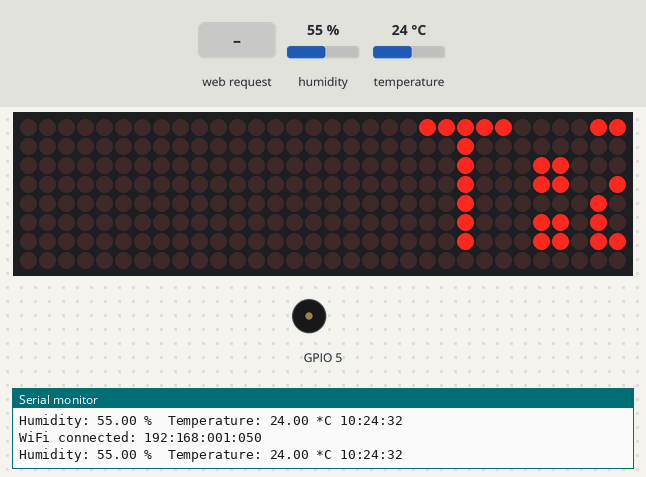
This sketch was run on a simulated ESP8266 (NodeMCU). On the bench: 32×8 LED matrix, buzzer (waves = sounding), the last lines printed to the serial monitor. The test bench sets the inputs (shaded band); at power-on: temperature 24 °C, humidity 55 %. WiFi joins after 1.5 s; servers stay silent unless stated; network time is answered at once with the bench clock; the local clock reads 2024-03-15 10:24:30 at power-on unless the sketch sets it; random numbers use the default seed unless the sketch sets one.

Above: at 2.7 s.
2.8 s: temperature set to 28 °C
4.8 s: temperature set to 31 °C
At 6.29 s:
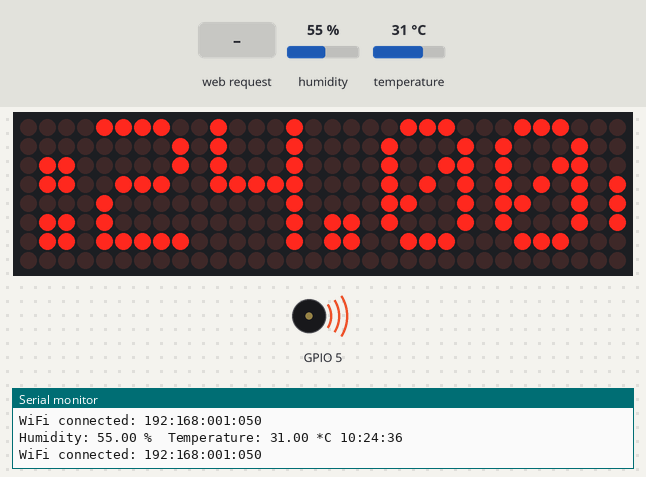
8.5 s: HTTP request GET /&MSG= received
At 13.36 s:
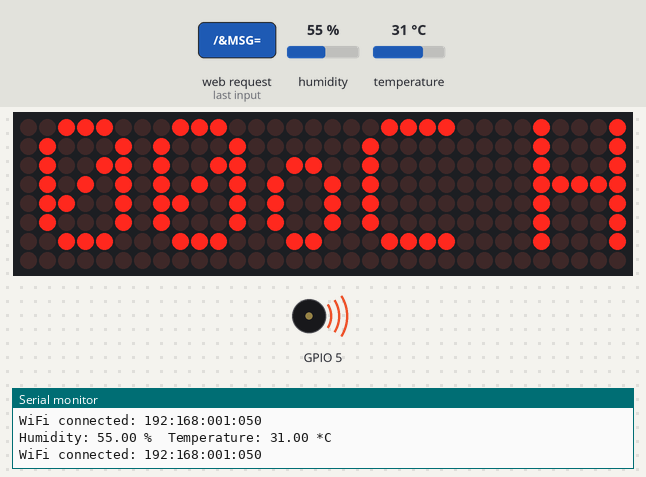
14.6 s: temperature set to 12 °C
At 15.12 s:
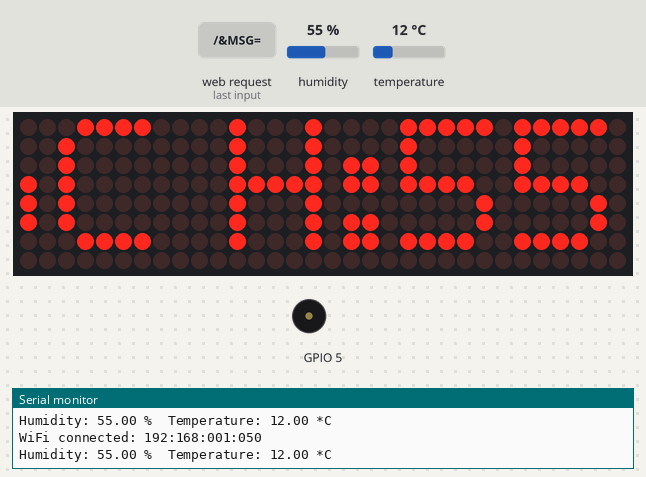
Timing chart, 0 to 17.6 s (numbered marks = the images above; inputs shaded):
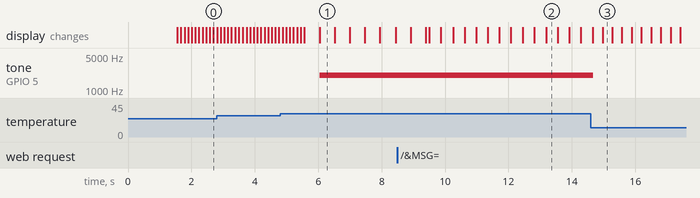

The sketch:

Maxtrix_Parola.ino
```cpp
#include <ESP8266WiFi.h>
#include <WiFiUdp.h>
#include <MD_Parola.h>
#include <MD_MAX72xx.h>
#include <SPI.h>
#include <NTPClient.h>

WiFiUDP u;
NTPClient n(u, "1.vn.pool.ntp.org", 7 * 3600);

#include "DHT.h"
#define DHTPIN 4

#define DHTTYPE DHT11   // DHT 11

DHT dht(DHTPIN, DHTTYPE);

float h;
float t;
char text;
String formatTime;

// Turn on debug statements to the serial output
#define  DEBUG  0

#if  DEBUG
#define PRINT(s, x) { Serial.print(F(s)); Serial.print(x); }
#define PRINTS(x) Serial.print(F(x))
#define PRINTX(x) Serial.println(x, HEX)
#else
#define PRINT(s, x)
#define PRINTS(x)
#define PRINTX(x)
#endif

// Define the number of devices we have in the chain and the hardware interface
// NOTE: These pin numbers are for ESO8266 hardware SPI and will probably not
// work with your hardware and may need to be adapted
#define HARDWARE_TYPE MD_MAX72XX::FC16_HW
#define MAX_DEVICES 4

#define CLK_PIN   14 // or SCK
#define DATA_PIN  13 // or MOSI
#define CS_PIN    12 // or SS

// HARDWARE SPI
MD_Parola P = MD_Parola(HARDWARE_TYPE, CS_PIN, MAX_DEVICES);
// SOFTWARE SPI
//MD_Parola P = MD_Parola(HARDWARE_TYPE, DATA_PIN, CLK_PIN, CS_PIN, MAX_DEVICES);

// WiFi login parameters - network name and password
const char* ssid = "LIEU";
const char* password = "lieu03091971";

// WiFi Server object and parameters
WiFiServer server(80);

// Scrolling parameters
uint8_t frameDelay = 25;  // default frame delay value
textEffect_t  scrollEffect = PA_SCROLL_LEFT;

// Global message buffers shared by Wifi and Scrolling functions
#define BUF_SIZE  512
char IPconnected[BUF_SIZE];
char curMessage[BUF_SIZE];
char newMessage[BUF_SIZE];
bool newMessageAvailable = false;
bool flag = false;

const char WebResponse[] = "HTTP/1.1 200 OK\nContent-Type: text/html\n\n";

const char WebPage[] =
  "<!DOCTYPE html>" \
  "<html>" \
  "<head>" \
  "<title>MajicDesigns Test Page</title>" \

  "<script>" \
  "strLine = \"\";" \

  "function SendData()" \
  "{" \
  "  nocache = \"/&nocache=\" + Math.random() * 1000000;" \
  "  var request = new XMLHttpRequest();" \
  "  strLine = \"&MSG=\" + document.getElementById(\"data_form\").Message.value;" \
  "  strLine = strLine + \"/&SD=\" + document.getElementById(\"data_form\").ScrollType.value;" \
  "  strLine = strLine + \"/&I=\" + document.getElementById(\"data_form\").Invert.value;" \
  "  strLine = strLine + \"/&SP=\" + document.getElementById(\"data_form\").Speed.value;" \
  "  request.open(\"GET\", strLine + nocache, false);" \
  "  request.send(null);" \
  "}" \
  "</script>" \
  "</head>" \

  "<body>" \
  "<p><b>MD_Parola set message</b></p>" \

  "<form id=\"data_form\" name=\"frmText\">" \
  "<label>Message:<br><input type=\"text\" name=\"Message\" maxlength=\"255\"></label>" \
  "<br><br>" \
  "<input type = \"radio\" name = \"Invert\" value = \"0\" checked> Normal" \
  "<input type = \"radio\" name = \"Invert\" value = \"1\"> Inverse" \
  "<br>" \
  "<input type = \"radio\" name = \"ScrollType\" value = \"L\" checked> Left Scroll" \
  "<input type = \"radio\" name = \"ScrollType\" value = \"R\"> Right Scroll" \
  "<br><br>" \
  "<label>Speed:<br>Fast<input type=\"range\" name=\"Speed\"min=\"10\" max=\"200\">Slow"\
  "<br>" \
  "</form>" \
  "<br>" \
  "<input type=\"submit\" value=\"Send Data\" onclick=\"SendData()\">" \
  "</body>" \
  "</html>";

const char *err2Str(wl_status_t code)
{
  switch (code)
  {
    case WL_IDLE_STATUS:    return ("IDLE");           break; // WiFi is in process of changing between statuses
    case WL_NO_SSID_AVAIL:  return ("NO_SSID_AVAIL");  break; // case configured SSID cannot be reached
    case WL_CONNECTED:      return ("CONNECTED");      break; // successful connection is established
    case WL_CONNECT_FAILED: return ("CONNECT_FAILED"); break; // password is incorrect
    case WL_DISCONNECTED:   return ("CONNECT_FAILED"); break; // module is not configured in station mode
    default: return ("??");
  }
}

uint8_t htoi(char c)
{
  c = toupper(c);
  if ((c >= '0') && (c <= '9')) return (c - '0');
  if ((c >= 'A') && (c <= 'F')) return (c - 'A' + 0xa);
  return (0);
}

void getData(char *szMesg, uint16_t len)
// Message may contain data for:
// New text (/&MSG=)
// Scroll direction (/&SD=)
// Invert (/&I=)
// Speed (/&SP=)
{
  char *pStart, *pEnd;      // pointer to start and end of text

  // check text message
  pStart = strstr(szMesg, "/&MSG=");
  if (pStart != NULL)
  {
    flag = true;
    char *psz = newMessage;

    pStart += 6;  // skip to start of data
    pEnd = strstr(pStart, "/&");

    if (pEnd != NULL)
    {
      while (pStart != pEnd)
      {
        if ((*pStart == '%') && isdigit(*(pStart + 1)))
        {
          // replace %xx hex code with the ASCII character
          char c = 0;
          pStart++;
          c += (htoi(*pStart++) << 4);
          c += htoi(*pStart++);
          *psz++ = c;
        }
        else
          *psz++ = *pStart++;
      }

      *psz = '\0'; // terminate the string
      newMessageAvailable = (strlen(newMessage) != 0);
      PRINT("\nNew Msg: ", newMessage);
    }
  }

  // check scroll direction
  pStart = strstr(szMesg, "/&SD=");
  if (pStart != NULL)
  {
    flag = true;
    pStart += 10;  // skip to start of data

    PRINT("\nScroll direction: ", *pStart);
    scrollEffect = (*pStart == 'R' ? PA_SCROLL_RIGHT : PA_SCROLL_LEFT);
    P.setTextEffect(scrollEffect, scrollEffect);
    P.displayReset();
  }

  // check invert
  pStart = strstr(szMesg, "/&I=");
  if (pStart != NULL)
  {
    flag = true;
    pStart += 4;  // skip to start of data

    PRINT("\nInvert mode: ", *pStart);
    P.setInvert(*pStart == '1');
  }

  // check speed
  pStart = strstr(szMesg, "/&SP=");
  if (pStart != NULL)
  {
    flag = true;
    pStart += 5;  // skip to start of data

    int16_t speed = atoi(pStart);
    PRINT("\nSpeed: ", P.getSpeed());
    P.setSpeed(speed);
    frameDelay = speed;
  }
}

void handleWiFi(void)
{
  static enum { S_IDLE, S_WAIT_CONN, S_READ, S_EXTRACT, S_RESPONSE, S_DISCONN } state = S_IDLE;
  static char szBuf[1024];
  static uint16_t idxBuf = 0;
  static WiFiClient client;
  static uint32_t timeStart;

  switch (state)
  {
    case S_IDLE:   // initialise
      PRINTS("\nS_IDLE");
      idxBuf = 0;
      state = S_WAIT_CONN;
      break;

    case S_WAIT_CONN:   // waiting for connection
      {
        client = server.available();
        if (!client) break;
        if (!client.connected()) break;

#if DEBUG
        char szTxt[20];
        sprintf(szTxt, "%03d:%03d:%03d:%03d", client.remoteIP()[0], client.remoteIP()[1], client.remoteIP()[2], client.remoteIP()[3]);
        PRINT("\nNew client @ ", szTxt);
#endif

        timeStart = millis();
        state = S_READ;
      }
      break;

    case S_READ: // get the first line of data
      PRINTS("\nS_READ ");

      while (client.available())
      {
        char c = client.read();

        if ((c == '\r') || (c == '\n'))
        {
          szBuf[idxBuf] = '\0';
          client.flush();
          PRINT("\nRecv: ", szBuf);
          state = S_EXTRACT;
        }
        else
          szBuf[idxBuf++] = (char)c;
      }
      if (millis() - timeStart > 1000)
      {
        PRINTS("\nWait timeout");
        state = S_DISCONN;
      }
      break;

    case S_EXTRACT: // extract data
      PRINTS("\nS_EXTRACT");
      // Extract the string from the message if there is one
      getData(szBuf, BUF_SIZE);
      state = S_RESPONSE;
      break;

    case S_RESPONSE: // send the response to the client
      PRINTS("\nS_RESPONSE");
      // Return the response to the client (web page)
      client.print(WebResponse);
      client.print(WebPage);
      state = S_DISCONN;
      break;

    case S_DISCONN: // disconnect client
      PRINTS("\nS_DISCONN");
      client.flush();
      client.stop();
      state = S_IDLE;
      break;

    default:  state = S_IDLE;
  }
}

float sinVal;
int toneVal;
unsigned long tepTimer;

void setup()
{
  pinMode(5, OUTPUT);
  Serial.begin(57600);
  dht.begin();
  PRINTS("\n[MD_Parola WiFi Message Display]\nType a message for the scrolling display from your internet browser");

  P.begin();
  P.displayClear();
  P.displaySuspend(false);

  P.displayScroll(curMessage, PA_LEFT, scrollEffect, frameDelay);

  IPconnected[0] = curMessage[0] = newMessage[0] = '\0';

  // Connect to and initialise WiFi network
  PRINT("\nConnecting to ", ssid);

  WiFi.begin(ssid, password);

  while (WiFi.status() != WL_CONNECTED)
  {
    PRINT("\n", err2Str(WiFi.status()));
    delay(500);
  }

  // Start the server
  server.begin();
  PRINTS("\nServer started");
  //printsensor_time();
}

void loop()
{
  Serial.print("\nWiFi connected: ");
  sprintf(IPconnected, "%03d:%03d:%03d:%03d", WiFi.localIP()[0], WiFi.localIP()[1], WiFi.localIP()[2], WiFi.localIP()[3]);
  Serial.println(IPconnected);
  if (flag == false) {
    printsensor_time();
    animate();
    delay(110);
  }
  handleWiFi();
  if (flag == true) {
    animate();
    sensorThings();
  }
}
void sensorThings() {
  h = dht.readHumidity();
  t = dht.readTemperature();

  // Check if any reads failed and exit early (to try again).
  if (isnan(h) || isnan(t)) {
    Serial.println("Failed to read from DHT sensor!");
    return;
  }
  if (t > 29 ) {
    for (int x = 0; x < 180; x++) {
      sinVal = (sin(x * (3.1412 / 180)));
      toneVal = 2000 + (int(sinVal * 1000));
      tone(5, toneVal);
      delay(2);
    }
  }
  else
    noTone(5);
  Serial.print("Humidity: ");
  Serial.print(h);
  Serial.print(" %\t");
  Serial.print("Temperature: ");
  Serial.print(t);
  Serial.print(" *C ");
}
void Time() {
  n.update();
  formatTime = n.getFormattedTime();
  Serial.println(formatTime);
}
void printsensor_time() {
  sensorThings();
  Time();
  char data[120];
  String bufferr;
  bufferr = "T:" + (String)t + "oC" + " H:" + (String)h + "%RH " + "Time:" + formatTime + "              ";
  bufferr.toCharArray(data, 120);
  strcpy(curMessage, data);
}
void animate() {
  if (P.displayAnimate())
  {
    if (newMessageAvailable)
    {
      strcpy(curMessage, newMessage);
      newMessageAvailable = false;
    }
    P.displayReset();
  }
}
```

Measured:
- the behaviour switches between 29 and 30 °C on temperature (found by bisection; images 0 and 1)
- after the input at 4.8 s, tone on GPIO 5: silent → 2017 Hz after 1.3 s
- what the display in image 1 shows lasts 0.4 s, from 6.1 s to 6.5 s
